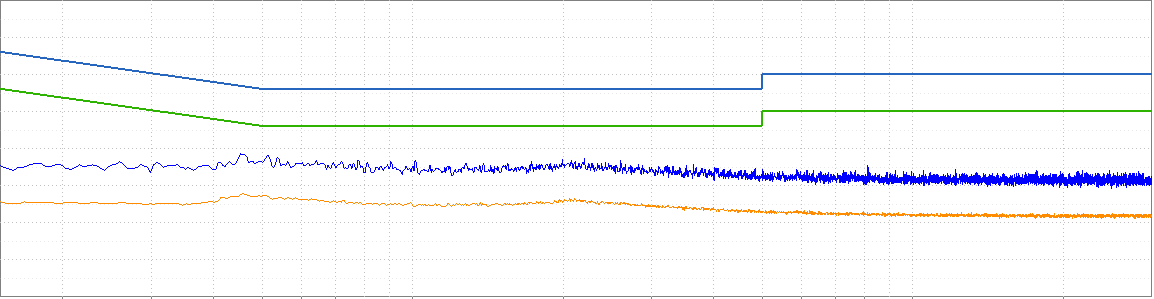
#> input picture test.png, 1154 x 299 px, found by its file name
$ python getPoint.py
#> lines starting #> are read from the running program, lines starting #| are printed output that depends on the picture; after the words box and inside, x2 and y2 are one past the last pixel; in counts of white or black regions, pixels touching at a corner belong together
import cv2
import numpy as np
from scipy.signal import find_peaks
import matplotlib.pyplot as plt

def process_image(img):
    # 读取图像
#> called with img = '.\\\\test.png'
    img = cv2.imread(img)
#> img is the input picture: shape (299, 1154, 3); mean B, G, R 249.6, 247, 246.3
    # 将图像转换为灰度图像
    gray = cv2.cvtColor(img, cv2.COLOR_BGR2GRAY)
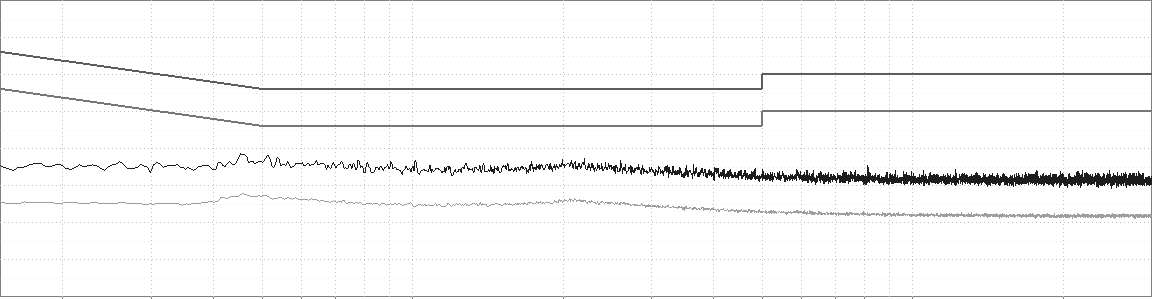
#> gray: shape (299, 1154); min 29, max 255, mean 247.1

    cv2.imshow("gray", gray)
    cv2.waitKey(0)

    # 对灰度图像进行二值化处理
    _, binary = cv2.threshold(gray, 200, 255, cv2.THRESH_BINARY)
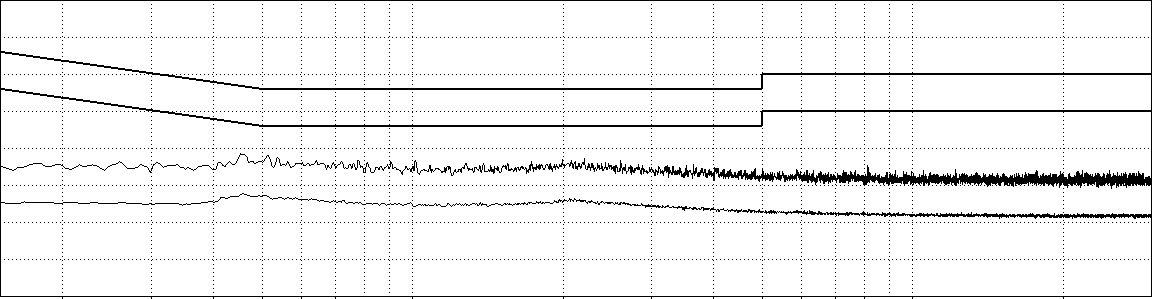
#> binary: shape (299, 1154); 94.7% white; black in thin lines or dots

    cv2.imshow("binary", binary)
    cv2.waitKey(0)

    # 创建一个3x3的结构元素，用于形态学操作
    kernel = np.ones((5,5), np.uint8)
    # 对二值图像进行开运算，去除小的噪声点
    binary = cv2.morphologyEx(binary, cv2.MORPH_OPEN, kernel)
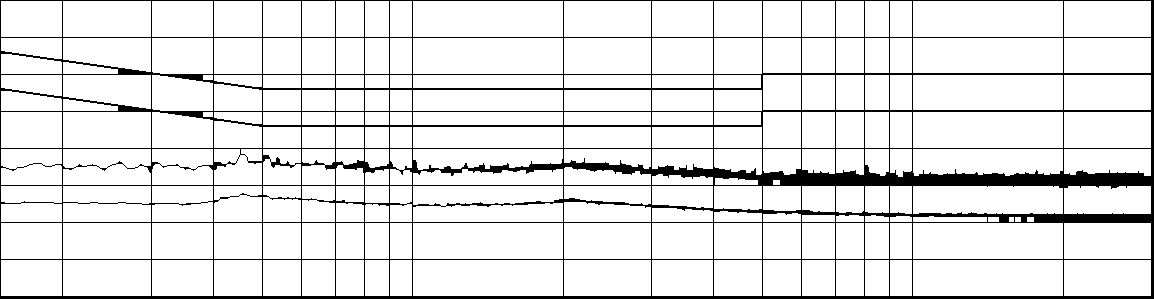
#> binary: shape (299, 1154); 90% white; 1 black region

    cv2.imshow("opened", binary)
    cv2.waitKey(0)

    # 查找二值图像中的轮廓
    contours, _ = cv2.findContours(binary, cv2.RETR_EXTERNAL, cv2.CHAIN_APPROX_SIMPLE)
#> contours = 208 contours, 1 with area under 20; largest, box (x1, y1, x2, y2) and area: (913, 260, 1063, 296) 5215, (413, 260, 563, 296) 5215, (913, 223, 1063, 259) 5215, (413, 223, 563, 259) 5215, (913, 112, 1063, 148) 5215

    data_contours = []
    # 遍历每个轮廓，筛选出符合条件的轮廓
    for cnt in contours:
        area = cv2.contourArea(cnt)
        if area > 10:
            points = cnt.squeeze()
            y_std = np.std(points[:,1])
            if y_std > 10:
                data_contours.append(cnt)
#> this loop made 208 passes
#> (area, points, y_std) on passes 1 to 10: (3010, [[1064, 260], [1064, 295], [1150, 295], [1150, 260]], 17.5), (5215, [[913, 260], [913, 295], [1062, 295], [1062, 260]], 17.5), (735, [[890, 260], [890, 295], [911, 295], [911, 260]], 17.5), (805, [[865, 260], [865, 295], [888, 295], [888, 260]], 17.5), (945, [[836, 260], [836, 295], [863, 295], [863, 260]], 17.5), (1120, [[802, 260], [802, 295], [834, 295], [834, 260]], 17.5), (1295, [[763, 260], [763, 295], [800, 295], [800, 260]], 17.5), (1645, [[714, 260], [714, 295], [761, 295], [761, 260]], 17.5), (2100, [[652, 260], [652, 295], [712, 295], [712, 260]], 17.5), (3010, [[564, 260], [564, 295], [650, 295], [650, 260]], 17.5)
#> (area, y_std) on passes 45, 46, 47, 48, 50, 51: (297, 1.92), (98, 1.92), (115.5, 2.1), (151, 2.06), (272, 2.68), (414.5, 3.16)
#> after the loop, data_contours = 100 contours; largest, box (x1, y1, x2, y2) and area: (913, 260, 1063, 296) 5215, (413, 260, 563, 296) 5215, (913, 223, 1063, 259) 5215, (413, 223, 563, 259) 5215, (913, 112, 1063, 148) 5215

    # 如果检测到的轮廓数量不为2，则抛出异常
    if len(data_contours) != 2:
#> (the run stopped early here; a loop or call above may not have finished)
